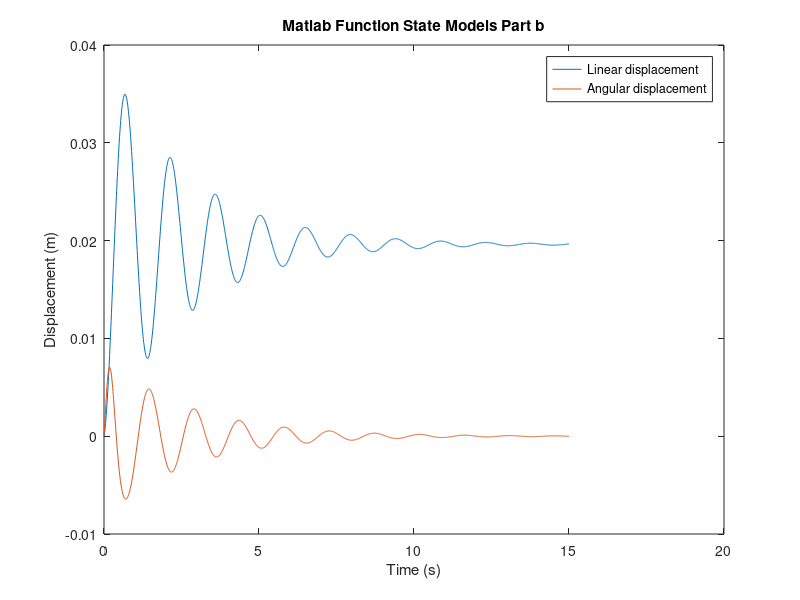

Write MATLAB code to recreate this figure.
close all; clear all; clc;
%%mathematical model
%% input
dt = 0.01;
t = 0:dt:15;
t_mat = vec2mat(t,1); %number of rows = number of time samples
b=20;
k=500;
k_theta = 1000;
b_theta = 80;
p=7874;
L=0.15;
r=0.75;
h=0.1;
m = p*L*L*L;
j = 0.5*m*r^2;
%% system matrices
%%input
a = [0 1 0 0; -k/m -b/m 0 0 ; 0 0 0 1; -k*r/j -b*r/j -k_theta/j -b_theta/j];
b1 = [0 0; 1/m 1/m; 0 0; r/j r/j]; %%2 columns for 2 inputs ft & g
%%output
c = [1 0 0 0; 0 0 1 0];
d = [0 0;0 0]; %%2 columns for 2 inputs ft & g
sys = ss(a,b1,c,d);
%% state vectors
n=15/dt;
x = zeros(4,n);
x_diff = [0;0;0;0];
ft(1:1,1:n+1)=0;
ft(1,1)=100;
g(1:1,1:n+1) = 9.81;
u = [g' ft']; %%number of rows = number of time samples, number of columns = number of inputs
y = lsim(sys,u,t_mat);
%% plot
figure;
plot(t_mat,y);
title('Matlab Function State Models Part b');
xlabel('Time (s)');
ylabel('Displacement (m)');
legend('Linear displacement','Angular displacement');